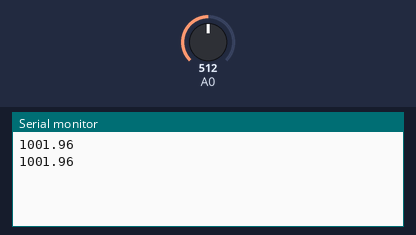
The sketch below on a simulated Arduino Uno, built with avr-gcc and run on an emulated ATmega328P. Shown: the last lines printed to the serial monitor. The inputs (shaded band) are chosen by the test bench; at power-on: A0 = 512.

Above: at 3.8 s.
3.9 s: A0 set to 1015
At 6.7 s:
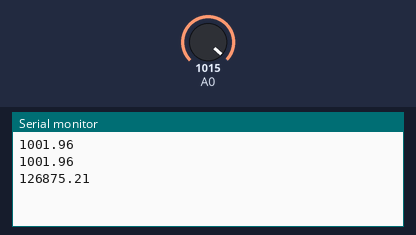
7.8 s: A0 set to 1023
At 10.2 s:
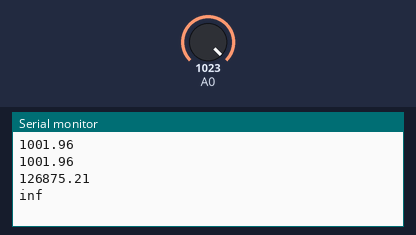

Measured:
- the behaviour switches between 1022 and 1023 on A0 (found by bisection; images 1 and 2)
- after the input at 3.9 s, the serial monitor: prints a new line after 2.1 s (image 1)
- after the input at 7.8 s, the serial monitor: prints a new line after 1.2 s (image 2)

The sketch:

ohmmeter.ino
```cpp
float vin = 5;
float rref = 1000;
float res = 0;

void setup() {
  // put your setup code here, to run once:
  Serial.begin(9600);
}

void loop() {
  // put your main code here, to run repeatedly:
  int sensorValue = analogRead(A0);
  float vout = (vin * sensorValue) / 1023;
  res = rref * (1/((vin/vout)-1));
  Serial.println(res);
  delay(3000);
}
```
